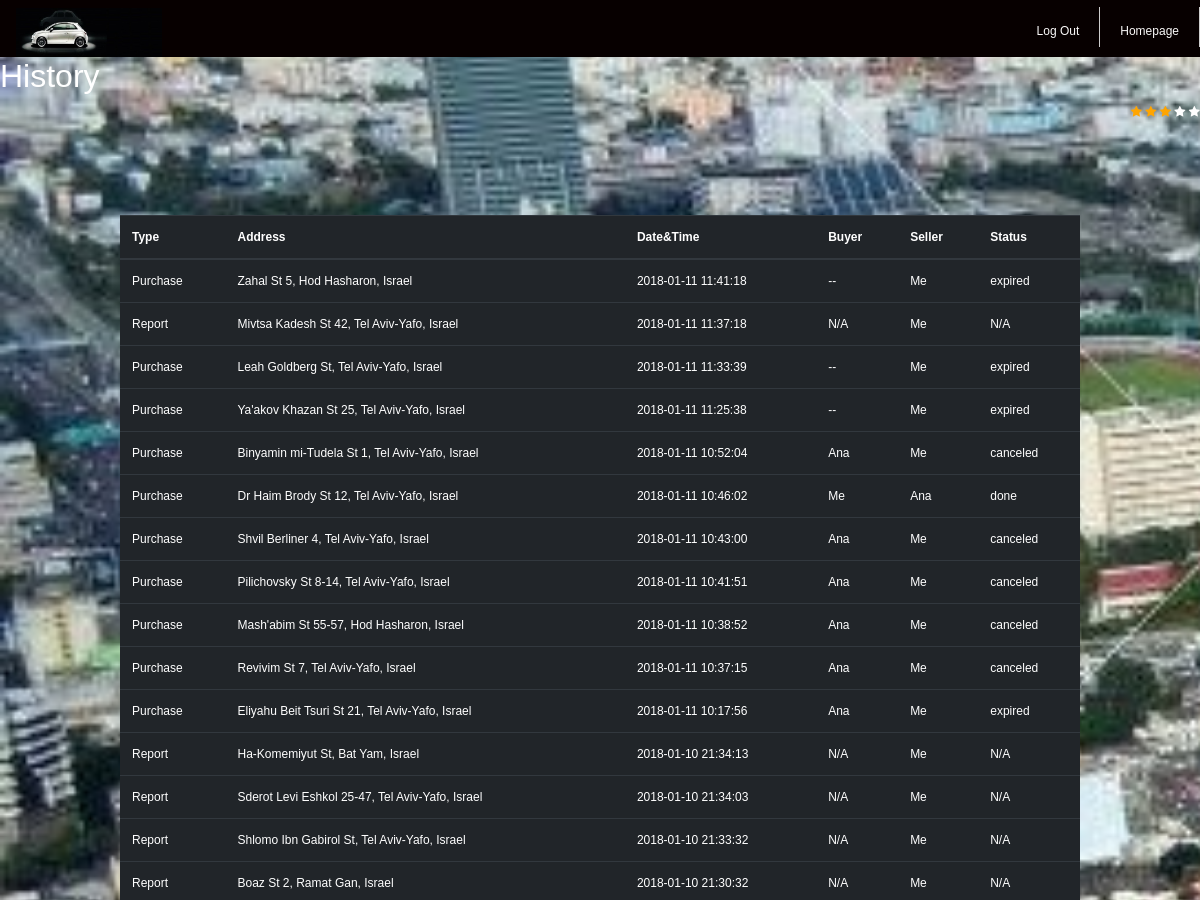
Before: /history/ (signed in, upper part) with the older database file.
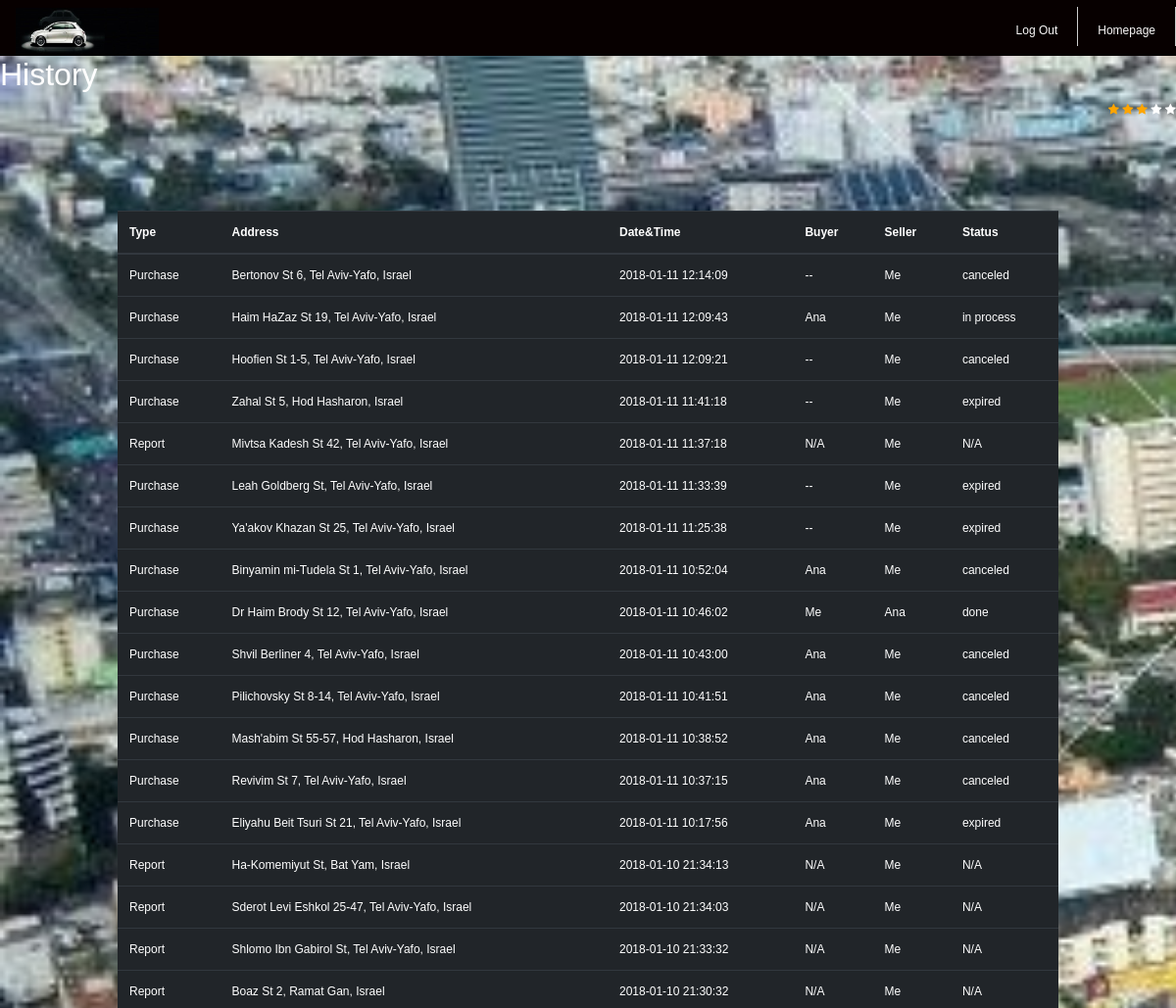
After: the same page with the newer database file.
### polls/models.py (models this page shows, shortened)
class Purchase(models.Model):
	buyer_id	= models.IntegerField(default=-1) 	# user id
	seller_id	= models.IntegerField(default=-1) 	# user id
	cost 		= models.IntegerField(default=10)
	parking_time 	= models.CharField(max_length=200, default="") #  max 30 minutes from the offering time
	status 		= models.CharField(max_length=200, default="available") # available, in process, done, canceled, expired etc.
	parking_rate 	= models.DecimalField(max_digits=3,decimal_places=2,default=Decimal('0.0000'))
	target_address 	= models.CharField(max_length=200) #string. full address
	target_address_lat = models.CharField(max_length=2000)
	target_address_lng = models.CharField(max_length=2000)
	parking_address = models.CharField(max_length=200) #string. full address
	parking_address_lat = models.CharField(max_length=2000)
	parking_address_lng = models.CharField(max_length=2000)
	lock 			= threading.Lock()
	cond 			= threading.Condition(threading.Lock())
	pin_code		= models.CharField(max_length=2000, default="-1")
	attempt_failure = 0
	parking_actual_rank = models.DecimalField(max_digits=3,decimal_places=2,default=Decimal('0.0000'))
	def class_name(self):
    		return Purchase.__name__

class FreeSpot(models.Model):
	reporters_ids	= models.CharField(default="", max_length = 20000) 	# user id
	last_report_time= models.CharField(max_length=200, default="") #  max 30 minutes from the offering time
	parking_address = models.CharField(max_length=200) #coordinates of parking address. (x,y)
	street_name		= models.CharField(max_length=200) # Parking street name
	parking_address_lat = models.CharField(max_length=2000)
	parking_address_lng = models.CharField(max_length=2000)
	lock 			= threading.Lock()
	cond 			= threading.Condition(threading.Lock())
	parking_rank	= models.IntegerField(default=0) # start with rating 0
	is_verified		= models.IntegerField(default=0) # start with rating 0
	def class_name(self):
    		return FreeSpot.__name__

### polls/views.py (the view)
# urls.py: url(r'^history/$', views.call_history, name='call_history'),
def call_history(request):
	sell_purchase = Purchase.objects.filter(seller_id = request.user.pk)
	buy_purchase = Purchase.objects.filter(buyer_id = request.user.pk)
	all_free_spot = FreeSpot.objects.all()
	update_user_spots_status (request.user.pk)
	free_spot = []
	for spot in all_free_spot:
		reporters_ids_list = json.loads(spot.reporters_ids)
		if request.user.pk in reporters_ids_list:
			free_spot.append(spot)
	all_history = list(sell_purchase) + list(buy_purchase) + list(free_spot)
	all_history.sort(key=lambda x: datetime.datetime.strptime(x.parking_time, "%Y-%m-%d %H:%M:%S") if x.class_name() == "Purchase" else datetime.datetime.strptime(x.last_report_time, "%Y-%m-%d %H:%M:%S"), reverse=True)
	history_as_table = []
	for element in all_history:
		address = element.parking_address
		if element.class_name() == "Purchase":
			elemnt_type = "Purchase"
			status = element.status
			date_and_time = element.parking_time
			if (element.seller_id == request.user.pk):
				if (element.buyer_id == -1):
					buyer_username = "--"
				else:
					buyer_username = User.objects.get(pk = element.buyer_id).username
				seller_username = "Me"
			else:
				if (element.seller_id == -1):
					seller_username = "--"
				else:
					seller_username = User.objects.get(pk = element.seller_id).username
				buyer_username = "Me"
		else:
			elemnt_type = "Report"
			date_and_time = element.last_report_time
			buyer_username = "N/A"
			seller_username = "Me"
			status = "N/A"
		current_row = [elemnt_type, address, date_and_time, buyer_username, seller_username, status]
		history_as_table.append(current_row)
	return render(request, 'polls/history.html', {'history_as_table':history_as_table})

### polls/views.py (called while the page is built)
def minutes_elapsed(last_failure_in_string):
	"""
		Return True if user is still in timeout
	"""
	last_failure_in_datetime = datetime.datetime.strptime(last_failure_in_string, "%Y-%m-%d %H:%M:%S")
	diff = (datetime.datetime.now() - last_failure_in_datetime)
	return (diff.total_seconds() / 60)

def update_user_spots_status(user_id):
	sell_spot_list = Purchase.objects.filter(seller_id = user_id)
	buy_spot_list  = Purchase.objects.filter(buyer_id = user_id)
	all_user_spot = list(sell_spot_list) + list(buy_spot_list)
	for spot in all_user_spot:
		if (spot.status == ParkingStatus.AVAILABLE or spot.status == ParkingStatus.IN_PROCESS):
			if (minutes_elapsed(spot.parking_time) > 0):
				spot.status = ParkingStatus.EXPIRED
				print(ParkingStatus.EXPIRED)
				spot.save()

### polls/templates/polls/history.html (shortened to what this page needs)
<!DOCTYPE html>
<html>
<head>
  <link rel="stylesheet" href="https://maxcdn.bootstrapcdn.com/bootstrap/4.0.0-beta.2/css/bootstrap.min.css">
	<link rel="stylesheet" href="https://cdnjs.cloudflare.com/ajax/libs/font-awesome/4.7.0/css/font-awesome.min.css">
</head>
<body>
	<div class="all_site">
	{% load static %}
	<link rel="stylesheet" type="text/css" href="{% static "polls/_css/History.css" %}">
    <div class="body">
        <header>
            <div class="logo">
                <img src="{% static "_images/cars.jpg" %}" height="49"/>
            </div>
            <nav>
                <ul>
                    <a href="{% url 'polls:homepage' %}"><li>Homepage</li></a>
                    <a href="{% url 'polls:logout' %}"><li>Log Out</li></a>
                </ul>
            </nav>
        </header>
  <h2>History</h2>
  <div class = "pull-right">
	<span class="fa fa-star checked"></span>
	<span class="fa fa-star checked"></span>
	<span class="fa fa-star checked"></span>
	<span class="fa fa-star"></span>
	<span class="fa fa-star"></span>
  </div>
  <table class="table table-dark">
    <thead>
      <tr>
	<th>Type</th>
	<th>Address</th>
	<th>Date&Time</th>
	<th>Buyer</th>
	<th>Seller</th>
	<th>Status</th>
      </tr>
    </thead>
    <tbody>
	{% for row in history_as_table %}
      		<tr>
        		<td>{{row.0}}</td>
        		<td>{{row.1}}</td>
        		<td>{{row.2}}</td>
        		<td>{{row.3}}</td>
        		<td>{{row.4}}</td>
        		<td>{{row.5}}</td>
      		</tr>
 	{% endfor %}
    </tbody>
  </table>
</div>
</body>
</html>

### polls/static/polls/_css/History.css (style rules this page uses)
body { margin: 0; padding: 0; background: #fff; color: white; font-family: Arial; font-size: 12px; margin-left: 20px; }
.all_site { width: 100%; height: 100%; background-color:rgb(248, 246, 246); margin:0 auto }
.body header { height: 65px; float: left; width:100%; background:#070000; }
.body header .logo { float: left; text-align: left; margin-left:0; padding: 1rem; }
.body header nav { width:408px; float: right; margin-top: 15px; }
.body header nav ul { list-style-type: none; padding: 200; margin:auto; }
.body header nav ul li { display:inline-block; color: rgb(250, 248, 248); height:40px; padding:0 20px; line-height:49px; vertical-align:center; text-align: center; float: right; border-right: 1px solid #ccc; }
.table { width: 80%; margin-right: 10%; margin-left: 10%; margin-top: 10%; }
.body { width: 80%; margin-top: 1%; margin-left: 20px; margin-right: 40px; color: white; position: absolute; top: -20px; left: -20px; right: -40px; bottom: -10px; width: auto; height: auto; background-image:url("../_images/busy_street2.jpg"); background-size: cover; z-index: -1; }

### polls/templates/polls/history.html (style rules this page uses)
.checked { color: orange; }

Changed rows visible on the page:
added Purchase: parking_address "Bertonov St 6, Tel Aviv-Yafo, Israel", parking_time "2018-01-11 12:14:09", status "canceled"
added Purchase: parking_address "Haim HaZaz St 19, Tel Aviv-Yafo, Israel", parking_time "2018-01-11 12:09:43", status "in process"
added Purchase: parking_address "Hoofien St 1-5, Tel Aviv-Yafo, Israel", parking_time "2018-01-11 12:09:21", status "canceled"
Other visible differences:
new list line: "Purchase -- Me"
new list line: "Purchase Me"
new list line: "Ana"
